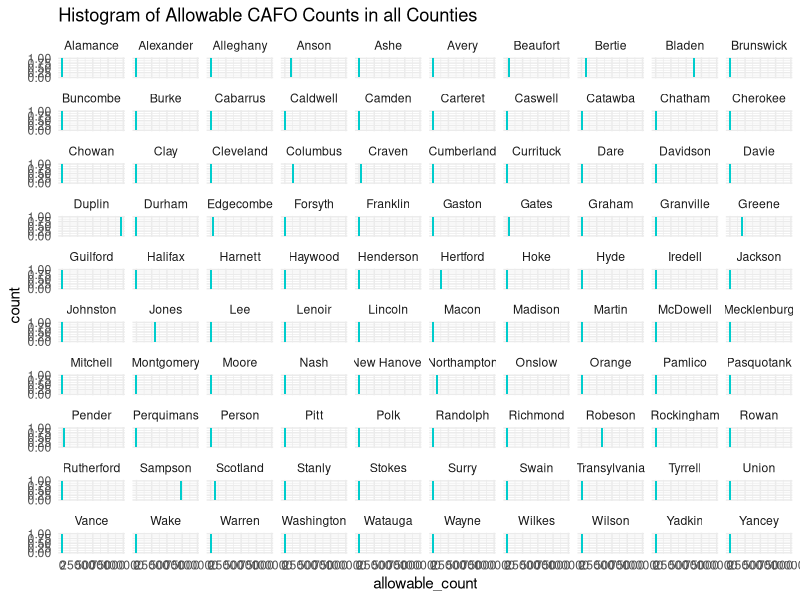

The R source for this figure:
library(tidyverse)

finalData <- read_csv("derivedData/finalData.csv")

figure <- finalData %>% ggplot(aes(x = allowable_count)) + 
  geom_histogram(fill="cyan3") + 
  labs(title = "Histogram of Allowable CAFO Counts in all Counties") + 
  theme_minimal() + 
  facet_wrap(~county_name)

ggsave("figures/cafoHistogramCounty.png", plot=figure)